Frame 1 (no input): blank canvas, image omitted
Frame 60 (no input): blank canvas, image omitted
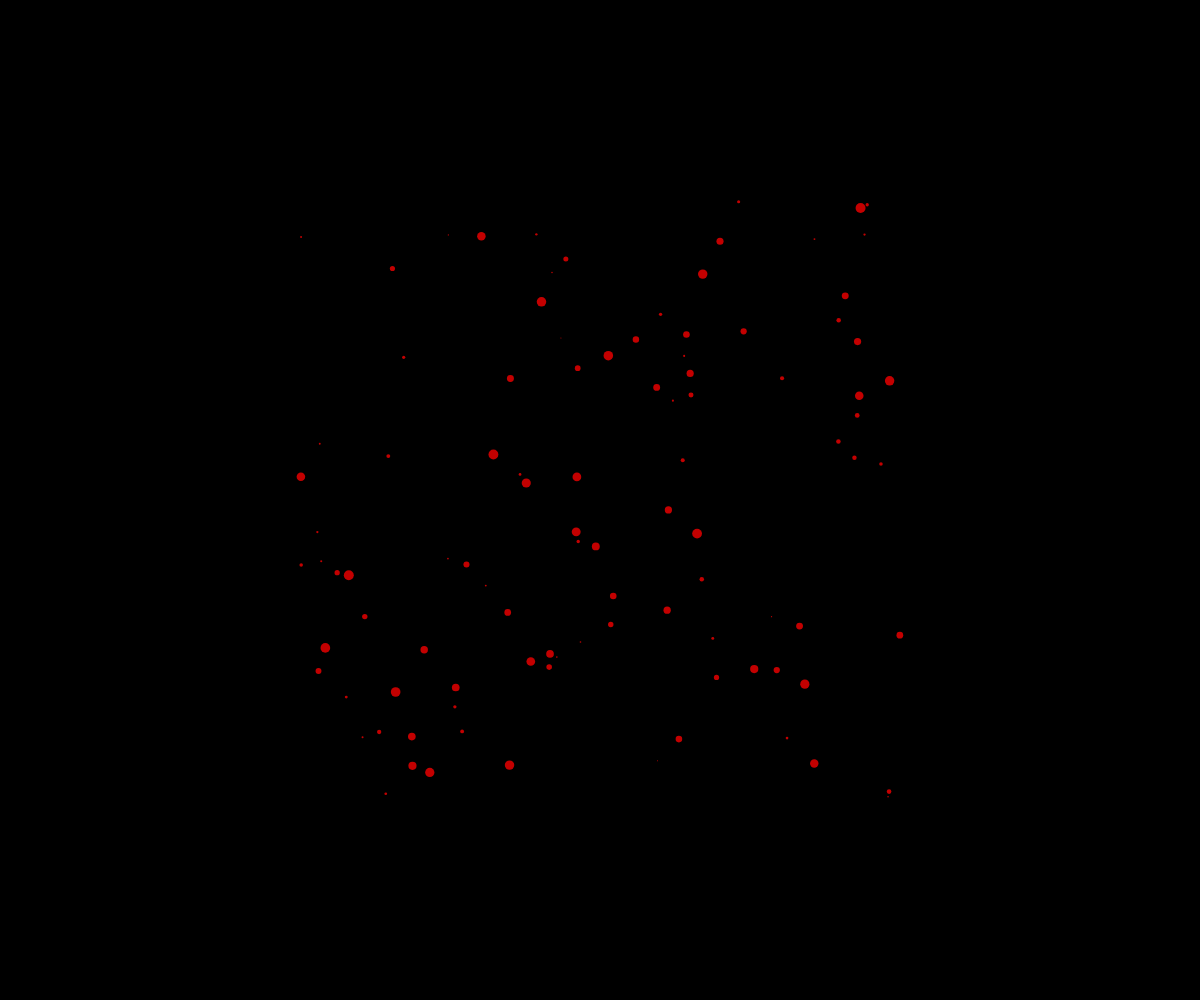
Frame 120 (the mouse pressed at the canvas centre since frame 60)

The p5.js sketch whose frames 1 and 60 were blank and that drew this single picture after the mouse press (run headless with seeded random() and noise() and a simulated clock; from frame 60 on, the mouse is pressed at the canvas centre):

// p5.js sketch
// ── sketch.js
// fireworks oop demo
// Quinten Smith

let fireworks=[];

function setup() {
  createCanvas(windowWidth, windowHeight);
}

function draw() {
  background("black");

  for (let i=fireworks.length-1;i>=0;i--){
    if (fireworks[i].isDead()){
      fireworks.splice(i,1);
    }
    else{
      fireworks[i].move();
      fireworks[i].display();
    }
  }
}

function mousePressed(){
  for (let i =0;i<100;i++){
    let myParticle=new Particle(mouseX,mouseY);
    fireworks.push(myParticle);
  }
}


class Particle{
  constructor(x,y){
    this.x=x;
    this.y=y;
    this.size=random(1,10);
    this.alpha=255;
    this.theColor= color(255,0,0,this.alpha);
    this.dx=random(-5,5);
    this.dy=random(-5,5);
  }
  display(){
    noStroke();
    fill(this.theColor);
    circle(this.x,this.y,this.size);
  }
  move(){
    this.alpha--;
    this.theColor= color(255,0,0,this.alpha);

    this.x+=this.dx;
    this.y+=this.dy;
  }
  isDead(){
    return this.alpha<0;
  }
}
